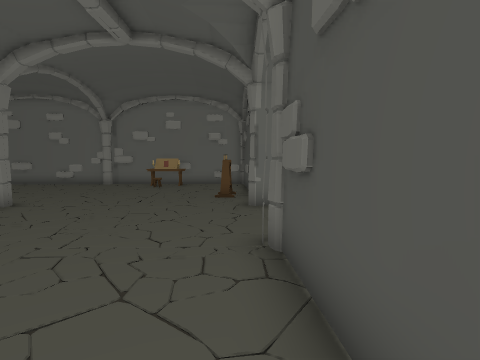
view 1 (above)

18 first-person views from a walk through a 3-D level made in the Unity game engine. The camera is 1.4 m above the floor, tilts 4° down and sees 80° across. The floor is counted in squares, 1 m on a side. Each view is taken from the middle of a square. On the plan, view 1 faces up. The plan holds only what a view shows up to about 14 squares ahead; the rest is blank. The player is left out. Door leaves are left out, so doorways stand open.

view 2
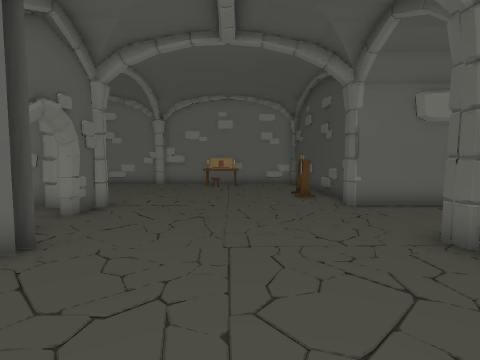

view 3
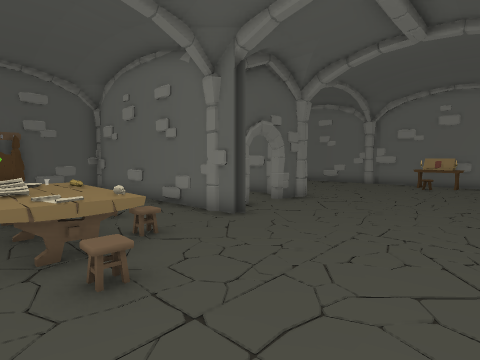

view 4
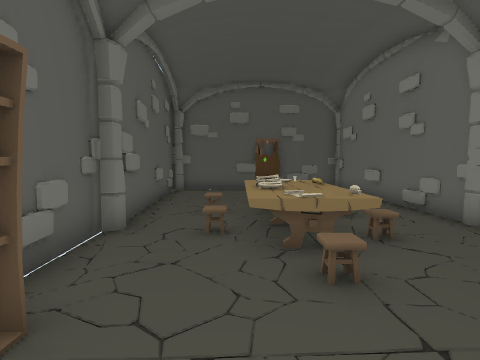

view 5
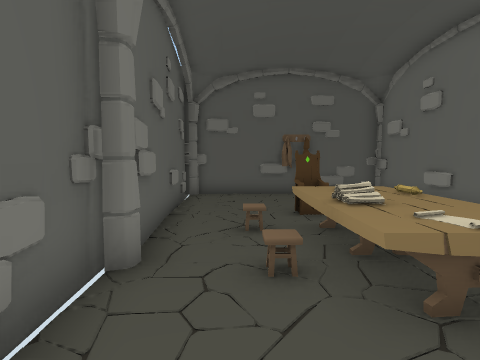

view 6
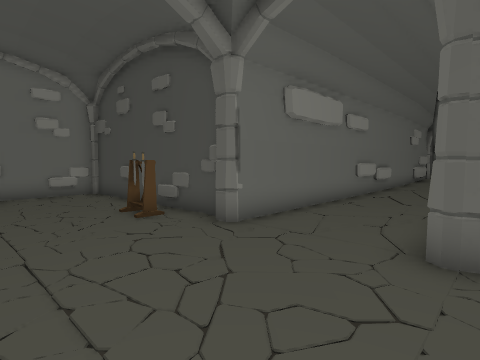

view 7
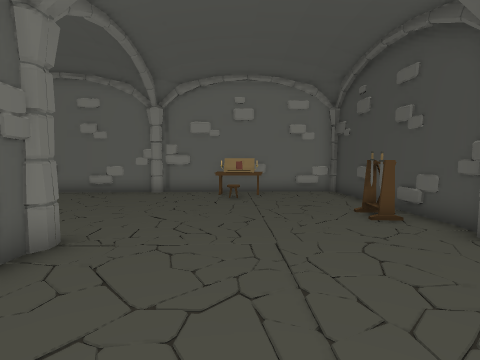

view 8
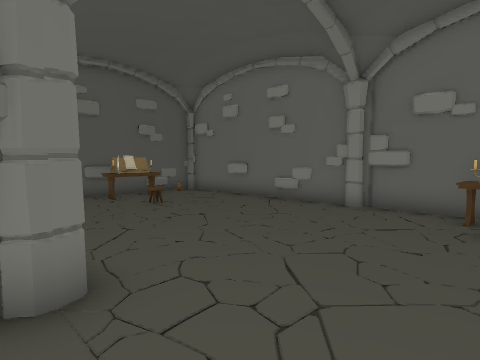

view 9
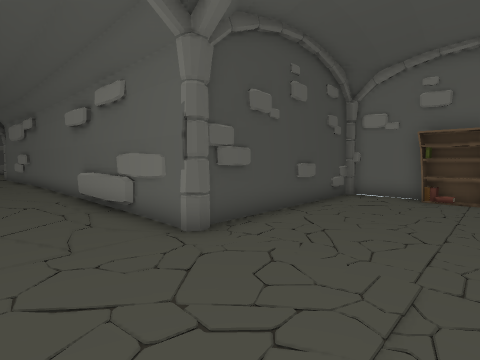

view 10
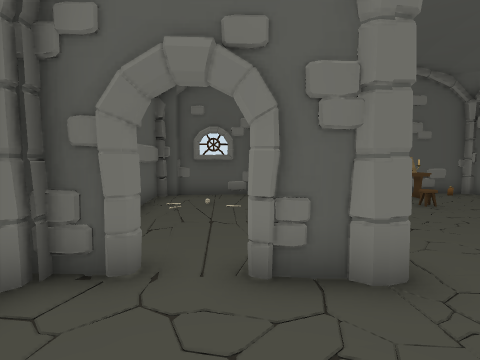

view 11
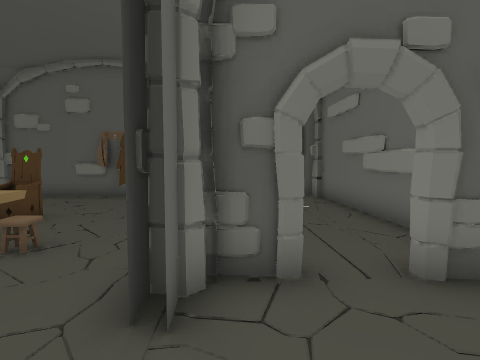

view 12
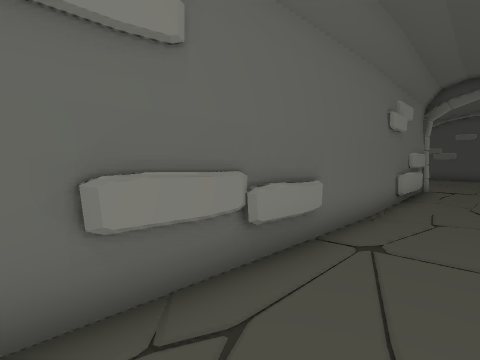

view 13
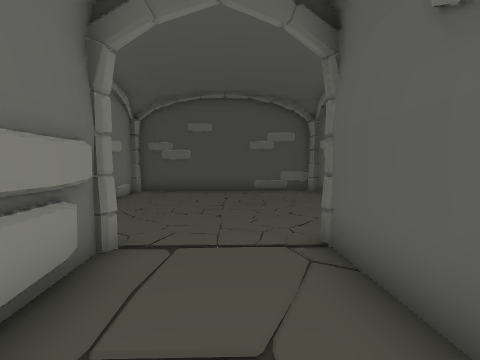

view 14
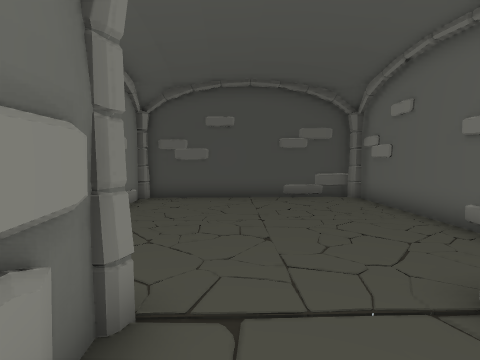

view 15
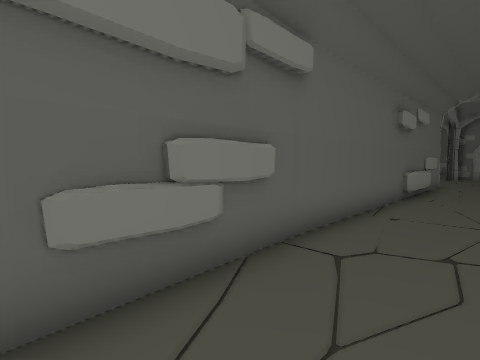

view 16
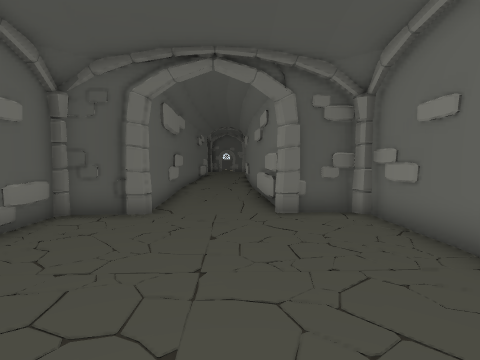

view 17
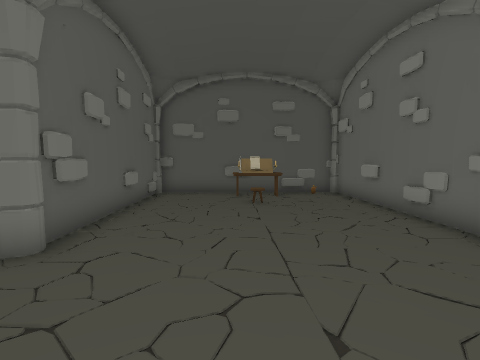

view 18
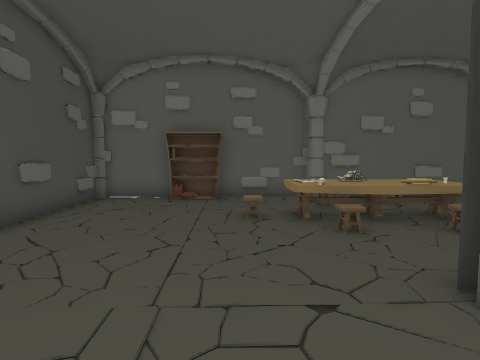

### Floor plan
Points are (right, up) in squares from view 1. A wall is a line through its corners. A room is listed if a view was taken in it or the views show most of it. See-through windows are left out.
Room 1 (views 1, 2, 3, 4, 5, 6, 7, 8, 9, 10, 11, 12, 13, 14, 15, 17, 18)
walls: (-6.2, 4.1) (-14.9, 3.8) (-14.7, -3.8); (-6.9, 4.5) (-6.9, 3.9) (-7.6, 4); (-6.9, 4.2) (-6.2, 4.2); (0.7, 3.7) (0.5, 4.8) (7.8, 4.9); (0.7, 9.4) (0.2, 16.8) (-15.3, 16.4); (-1.5, -3.5) (1.1, -3.3) (0.7, 4.4); (0.5, -3.3) (0.9, -3); (-6.7, -3.5) (-6.3, -3.8); (-7.5, -3.4) (-7, -3.6); (-6.9, -3.9) (-3.2, -3.6); (7.7, 4.8) (10.6, 4.9); (-7.5, 16.3) (-8.6, 16.4); (-7.5, 16.4) (-13, 16.2); (-14.6, 0.2) (-14.6, -0.3); (10.5, 4.8) (20.6, 5.6); (-14.6, -4.2) (-6.5, -3.5) (-5.9, -3.8); (-15.2, 16.1) (-15.5, 15.8) (-15.3, 8.4) (-7.5, 8.8); (13.3, 8.6) (0.4, 8.5) (0.3, 9.5); (19.9, 9.2) (19, 8.9); (20.5, 9) (13.2, 8.8)
low walls: (3, 5) (6.4, 5.1); (-15.2, 14.5) (-15.2, 13.8)
ways out: opening at (20, 7) to room 2; open door at (-6.5, 6) to room 3
objects: desk (-15, 12) to (-14, 13); throne (-11, 0) to (-10, 0); table (-9, -1) to (-5, 1); other object (-8, 5) to (-7, 8); other object (-6, 1); desk (-5, 15) to (-3, 16); other object (-4, 16); shelf (-3, -3); other object (-2, -3); other object (-1, 11); other object (-1, 12); rack (0, 11)
Room 2 (view 16)
walls: (24, 11.5) (20.4, 11.5); (20.6, 5.6) (20.8, 3.4) (28.7, 3.6) (28.4, 11.6) (26.1, 11.6); (20.4, 11.2) (20.5, 9); (20.1, 11.2) (20.3, 9)
ways out: opening at (20, 7) to room 1
Room 3 (no view inside)
walls: (-9.4, 8.5) (-12.2, 8.3); (-8.7, 8.4) (-15.3, 8.4) (-15.2, 4.5); (-8.4, 8.3) (-8.9, 8.4); (-14.6, 4) (-12.3, 4.1); (-15, 4.7) (-14.9, 4.2); (-14.8, 3.8) (-12.5, 3.9)
ways out: open door at (-6.5, 6) to room 1
objects: other object (-13, 5); other object (-12, 5); other object (-12, 7)

Where each view was taken, in squares from view 1:
view 1: 0 up, 0 right, facing up
view 2: 0 up, 3 left, facing up
view 3: 1 down, 1 left, facing up-left
view 4: 1 down, 1 left, facing left
view 5: 2 down, 3 left, facing left
view 6: 4 up, 4 left, facing up-right
view 7: 4 up, 4 left, facing up
view 8: 8 up, 4 left, facing up-left
view 9: 8 up, 4 left, facing down-right
view 10: 7 up, 4 left, facing left
view 11: 5 up, 4 left, facing left
view 12: 6 up, 6 right, facing up-right
view 13: 7 up, 16 right, facing right
view 14: 8 up, 18 right, facing right
view 15: 8 up, 18 right, facing down-left
view 16: 8 up, 28 right, facing left
view 17: 12 up, 3 left, facing left
view 18: 7 up, 4 left, facing down
